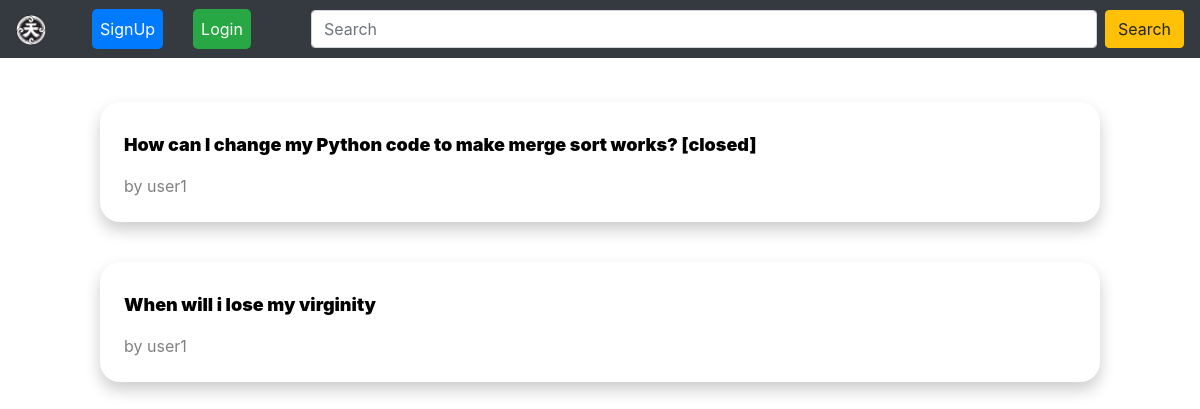
The app's page /, older data.
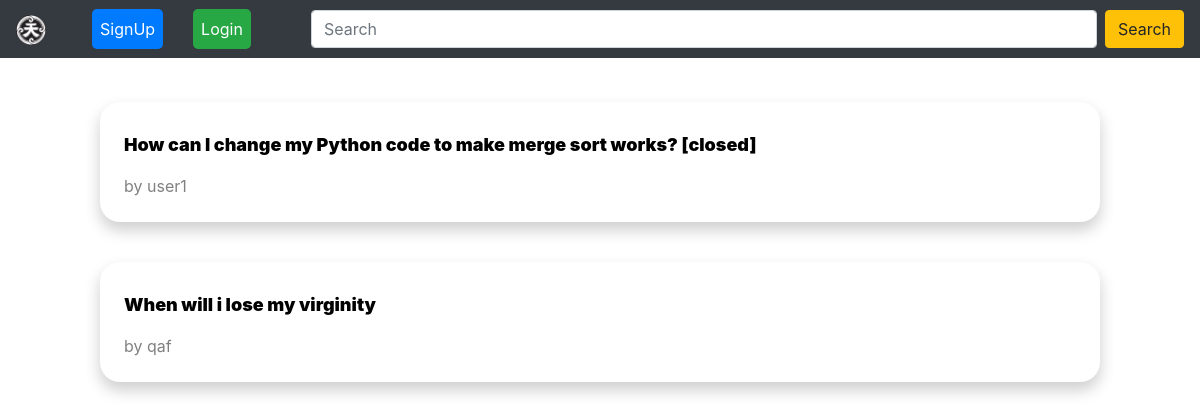
The same page, newer data.
### TenjinApp/models.py (models this page shows, shortened)
class Question(models.Model):
    author = models.ForeignKey(User, null=False, on_delete=models.CASCADE)
    title = models.CharField(max_length=200, null=False)
    body = models.TextField(null=False)
    created_at = models.DateTimeField(auto_now_add=True)
    updated_at = models.DateTimeField(auto_now=True)

### TenjinApp/views.py (the view)
# urls.py: path("", views.homePage, name="index"),
def homePage(request):
    questions = Question.objects.all().order_by('-created_at')
    context = {
        'questions': questions
    }
    return render(request, "homepage.html", context)

### templates/homepage.html
{% extends 'layouts/page.html' %}
{% block content %}
{% load static %}
<div class="page">
<br>
{% for question in questions %}
<div class="question-list-item">
    <div class="main">
        <a class="question-link" href="{% url 'question' question.id %}">
            <p class="question-list-item-title">
                {{question.title}}
            </p>
            <p class="question-list-item-author">
                by {{question.author.username}}
            </p>
        </a>
    </div>
</div>
{% endfor %}
</div>
{% endblock %}

Row changes from the older to the newer data that the page shows:
changed Question "When will i lose my virginity": author.username "user1" → "qaf"
